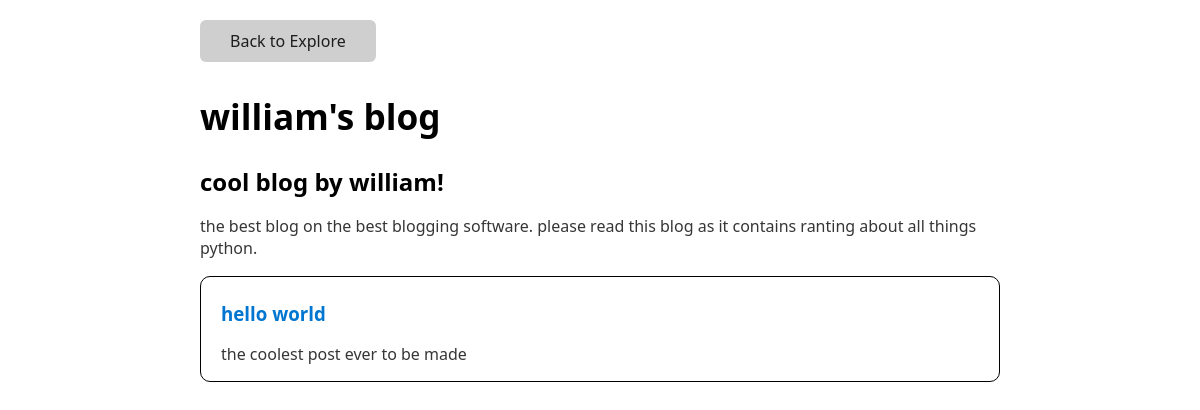
Before: /blog/williams-blog (signed in) with the older database file.
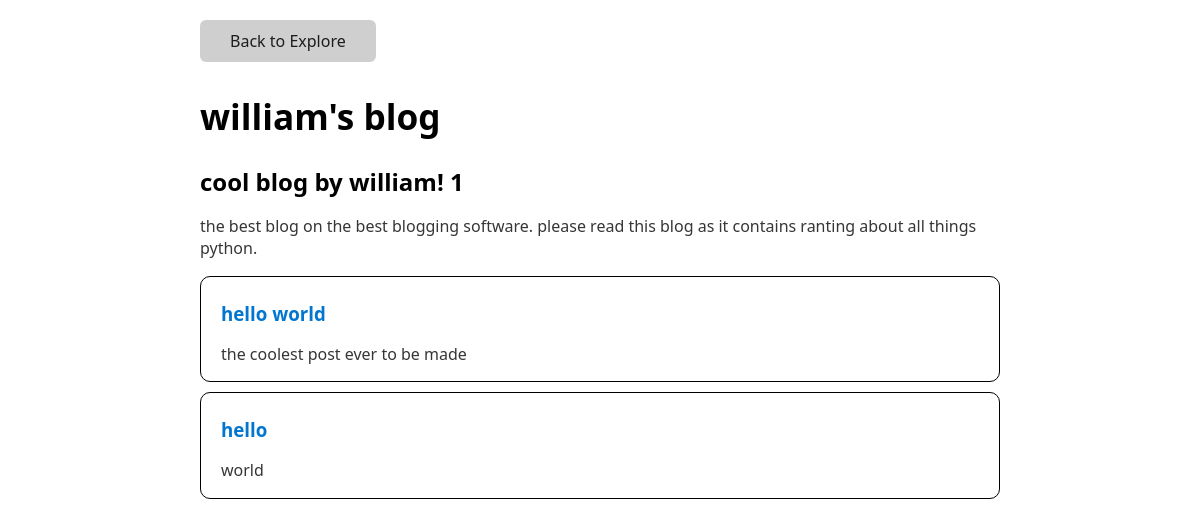
After: the same page with the newer database file.
### tables this page shows
CREATE TABLE blogs (id INTEGER PRIMARY KEY AUTOINCREMENT, title TEXT NOT NULL, slug TEXT NOT NULL, subtitle TEXT, description TEXT, posts TEXT, author INTEGER NOT NULL, history TEXT, created_at INTEGER NOT NULL, updated_at INTEGER NOT NULL);

CREATE TABLE posts (id INTEGER PRIMARY KEY AUTOINCREMENT, title TEXT NOT NULL, slug TEXT NOT NULL, subtitle TEXT, description TEXT, content TEXT NOT NULL, author INTEGER NOT NULL, blog INTEGER NOT NULL, history TEXT, created_at INTEGER NOT NULL, updated_at INTEGER NOT NULL);

### __init__.py (the view)
@app.route('/blog/<slug>')
def blog(slug):
    username = flask.session.get('username')
    blog = blog_table.get(cursor=connection.cursor(), slug=slug)
    if blog is None:
        return flask.abort(404)
    posts = post_table.get_all(cursor=connection.cursor(), blog=blog[0])
    user = user_table.get(cursor=connection.cursor(), username=username)
    return render_blog.build_page(username=username, blog=blog, posts=posts, user=user)

### database/blog.py (called while the page is built)
def get(cursor, **kwargs):
    query = "SELECT * FROM blogs WHERE "
    for key, value in kwargs.items():
        query += "{} = '{}' AND ".format(key, value)
    query = query[:-5]
    cursor.execute(query)
    blog = cursor.fetchone()
    return blog

### database/post.py (called while the page is built)
def get_all(cursor, **kwargs):
    query = "SELECT * FROM posts WHERE "
    for key, value in kwargs.items():
        query += "{} = '{}' AND ".format(key, value)
    query = query[:-5]
    cursor.execute(query)
    posts = cursor.fetchall()
    return posts

### database/user.py (called while the page is built)
def get(cursor, **kwargs):
    query = "SELECT * FROM users WHERE "
    for key, value in kwargs.items():
        query += "{} = '{}' AND ".format(key, value)
    query = query[:-5]
    cursor.execute(query)
    user = cursor.fetchone()
    return user

### render/blog.py (called while the page is built)
def build_page(**kwargs):
    return flask.render_template('blog.html', **kwargs)

### templates/blog.html (shortened to what this page needs)
<!DOCTYPE html>
<html>
<head>
    <link rel="stylesheet" href="/static/css/page.css">
</head>
<body>
<button onclick="window.location.href='/explore'">Back to Explore</button>
<h1>
    {{ blog[1] }}
</h1>
<h2>
    {{ blog[3] }}
</h2>
<p>
    {{ blog[4] }}
</p>
{% if blog[5] %}
{% for post in posts %}
    <div class="blog-container">
        <h3>
      <a href="/blog/{{blog[2]}}/{{post[2]}}">
        {{ post[1] }}
      </a>
    </h3>
    <p>
        {{ post[3] }}
    </p>
    </div>
{% endfor %}
{% else %}
    <p>
        No posts yet.
    </p>
{% endif %}
</body>
</html>

### static/css/page.css (style rules this page uses)
:root { --background-body: #fff; --background: #efefef; --background-alt: #f7f7f7; --selection: #9e9e9e; --text-main: #363636; --text-bright: #000; --text-muted: #70777f; --links: #0076d1; --focus: #0096bfab; --border: #dbdbdb; --code: #000; --animation-duration: 0.1s; --button-base: #d0cfcf; --button-hover: #9b9b9b; --scrollbar-thumb: rgb(170, 170, 170); --scrollbar-thumb-hover: var(--button-hover); --form-placeholder: #949494; --form-text: #1d1d1d; --variable: #39a33c; --highlight: #ff0; }
html { scrollbar-color: rgb(170, 170, 170) #fff; scrollbar-color: var(--scrollbar-thumb) var(--background-body); scrollbar-width: thin; }
body { font-family: system-ui, -apple-system, BlinkMacSystemFont, 'Segoe UI', 'Roboto', 'Oxygen', 'Ubuntu', 'Cantarell', 'Fira Sans', 'Droid Sans', 'Helvetica Neue', 'Segoe UI Emoji', 'Apple Color Emoji', 'Noto Color Emoji', sans-serif; line-height: 1.4; max-width: 800px; margin: 20px auto; padding: 0 10px; word-wrap: break-word; color: #363636; color: var(--text-main); background: #fff; background: var(--background-body); text-rendering: optimizeLegibility; }
button { transition: background-color 0.1s linear, border-color 0.1s linear, color 0.1s linear, box-shadow 0.1s linear, transform 0.1s ease; transition: background-color var(--animation-duration) linear, border-color var(--animation-duration) linear, color var(--animation-duration) linear, box-shadow var(--animation-duration) linear, transform var(--animation-duration) ease; }
h1 { font-size: 2.2em; margin-top: 0; }
h1, h2, h3, h4, h5, h6 { margin-bottom: 12px; margin-top: 24px; }
h1 { color: #000; color: var(--text-bright); }
h2 { color: #000; color: var(--text-bright); }
h3 { color: #000; color: var(--text-bright); }
h1, h2, h3, h4, h5, h6, b, strong, th { font-weight: 600; }
button, select, input[type='submit'], input[type='reset'], input[type='button'], input[type='checkbox'], input[type='range'], input[type='radio'] { cursor: pointer; }
button { color: #1d1d1d; color: var(--form-text); background-color: #efefef; background-color: var(--background); font-family: inherit; font-size: inherit; margin-right: 6px; margin-bottom: 6px; padding: 10px; border: none; border-radius: 6px; outline: none; }
button { background-color: #d0cfcf; background-color: var(--button-base); padding-right: 30px; padding-left: 30px; }
input:not([type='checkbox']):not([type='radio']), input[type='range'], select, button, textarea { -webkit-appearance: none; }
::placeholder { color: #949494; color: var(--form-placeholder); }
a { text-decoration: none; color: #0076d1; color: var(--links); }
.blog-container { padding: 0px 20px; border: 1px solid #000000; border-radius: 10px; margin: 10px 0; }

Changed rows visible on the page:
changed blogs "william's blog": subtitle "cool blog by william!" → "cool blog by william! 1"
added posts: title "hello", subtitle "world"
